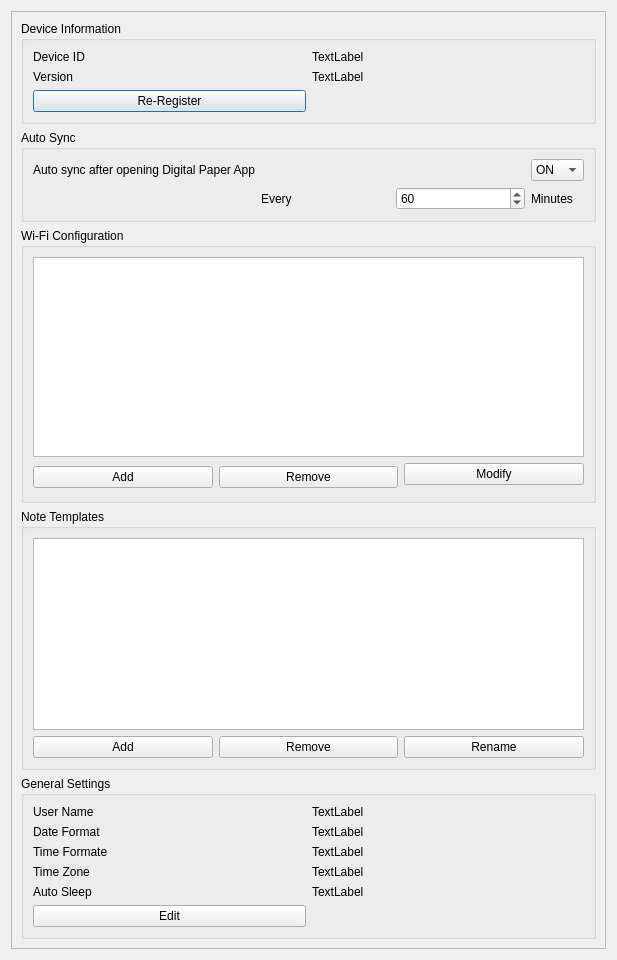
<?xml version="1.0" encoding="UTF-8"?>
<ui version="4.0">
 <class>Dialog</class>
 <widget class="QDialog" name="Dialog">
  <property name="geometry">
   <rect>
    <x>0</x>
    <y>0</y>
    <width>617</width>
    <height>960</height>
   </rect>
  </property>
  <property name="windowTitle">
   <string>Dialog</string>
  </property>
  <property name="windowIcon">
   <iconset resource="../../assets/assets.qrc">
    <normaloff>:/main/icon.png</normaloff>:/main/icon.png</iconset>
  </property>
  <layout class="QGridLayout" name="gridLayout_2">
   <item row="0" column="0">
    <widget class="QScrollArea" name="scrollArea">
     <property name="widgetResizable">
      <bool>true</bool>
     </property>
     <widget class="QWidget" name="scrollAreaWidgetContents">
      <property name="geometry">
       <rect>
        <x>0</x>
        <y>0</y>
        <width>597</width>
        <height>940</height>
       </rect>
      </property>
      <layout class="QGridLayout" name="gridLayout_6">
       <item row="0" column="0" colspan="3">
        <widget class="QGroupBox" name="groupBox">
         <property name="title">
          <string>Device Information</string>
         </property>
         <layout class="QGridLayout" name="gridLayout">
          <item row="0" column="0">
           <widget class="QLabel" name="label">
            <property name="text">
             <string>Device ID</string>
            </property>
           </widget>
          </item>
          <item row="0" column="1">
           <widget class="QLabel" name="label_3">
            <property name="text">
             <string>TextLabel</string>
            </property>
           </widget>
          </item>
          <item row="1" column="0">
           <widget class="QLabel" name="label_2">
            <property name="text">
             <string>Version</string>
            </property>
           </widget>
          </item>
          <item row="1" column="1">
           <widget class="QLabel" name="label_4">
            <property name="text">
             <string>TextLabel</string>
            </property>
           </widget>
          </item>
          <item row="2" column="0">
           <widget class="QPushButton" name="pushButton">
            <property name="text">
             <string>Re-Register</string>
            </property>
           </widget>
          </item>
         </layout>
        </widget>
       </item>
       <item row="1" column="0" colspan="3">
        <widget class="QGroupBox" name="groupBox_2">
         <property name="title">
          <string>Auto Sync</string>
         </property>
         <layout class="QGridLayout" name="gridLayout_7">
          <item row="2" column="5">
           <widget class="QLabel" name="label_15">
            <property name="text">
             <string>Minutes</string>
            </property>
           </widget>
          </item>
          <item row="0" column="3">
           <spacer name="horizontalSpacer">
            <property name="orientation">
             <enum>Qt::Horizontal</enum>
            </property>
            <property name="sizeHint" stdset="0">
             <size>
              <width>40</width>
              <height>20</height>
             </size>
            </property>
           </spacer>
          </item>
          <item row="0" column="5">
           <widget class="QComboBox" name="comboBox">
            <item>
             <property name="text">
              <string>ON</string>
             </property>
            </item>
            <item>
             <property name="text">
              <string>OFF</string>
             </property>
            </item>
           </widget>
          </item>
          <item row="0" column="0" colspan="3">
           <widget class="QLabel" name="label_17">
            <property name="text">
             <string>Auto sync after opening Digital Paper App</string>
            </property>
           </widget>
          </item>
          <item row="0" column="4">
           <spacer name="horizontalSpacer_3">
            <property name="orientation">
             <enum>Qt::Horizontal</enum>
            </property>
            <property name="sizeHint" stdset="0">
             <size>
              <width>40</width>
              <height>20</height>
             </size>
            </property>
           </spacer>
          </item>
          <item row="2" column="4">
           <widget class="QSpinBox" name="spinBox">
            <property name="minimum">
             <number>10</number>
            </property>
            <property name="maximum">
             <number>99</number>
            </property>
            <property name="value">
             <number>60</number>
            </property>
           </widget>
          </item>
          <item row="2" column="3">
           <widget class="QLabel" name="label_16">
            <property name="text">
             <string>Every</string>
            </property>
           </widget>
          </item>
          <item row="2" column="0" colspan="3">
           <spacer name="horizontalSpacer_2">
            <property name="orientation">
             <enum>Qt::Horizontal</enum>
            </property>
            <property name="sizeHint" stdset="0">
             <size>
              <width>40</width>
              <height>20</height>
             </size>
            </property>
           </spacer>
          </item>
         </layout>
        </widget>
       </item>
       <item row="3" column="0" rowspan="2" colspan="3">
        <widget class="QGroupBox" name="groupBox_3">
         <property name="title">
          <string>Note Templates</string>
         </property>
         <layout class="QGridLayout" name="gridLayout_5">
          <item row="0" column="0" colspan="3">
           <widget class="QListView" name="listView"/>
          </item>
          <item row="1" column="0">
           <widget class="QPushButton" name="pushButton_6">
            <property name="text">
             <string>Add</string>
            </property>
           </widget>
          </item>
          <item row="1" column="1">
           <widget class="QPushButton" name="pushButton_7">
            <property name="text">
             <string>Remove</string>
            </property>
           </widget>
          </item>
          <item row="1" column="2">
           <widget class="QPushButton" name="pushButton_8">
            <property name="text">
             <string>Rename</string>
            </property>
           </widget>
          </item>
         </layout>
        </widget>
       </item>
       <item row="2" column="0" colspan="3">
        <widget class="QGroupBox" name="groupBox_4">
         <property name="title">
          <string>Wi-Fi Configuration</string>
         </property>
         <layout class="QGridLayout" name="gridLayout_4">
          <item row="1" column="1" rowspan="2">
           <widget class="QPushButton" name="pushButton_4">
            <property name="text">
             <string>Remove</string>
            </property>
           </widget>
          </item>
          <item row="0" column="0" colspan="3">
           <widget class="QListView" name="listView_2"/>
          </item>
          <item row="1" column="0" rowspan="2">
           <widget class="QPushButton" name="pushButton_3">
            <property name="text">
             <string>Add</string>
            </property>
           </widget>
          </item>
          <item row="1" column="2">
           <widget class="QPushButton" name="pushButton_5">
            <property name="text">
             <string>Modify</string>
            </property>
           </widget>
          </item>
         </layout>
        </widget>
       </item>
       <item row="5" column="0" colspan="3">
        <widget class="QGroupBox" name="groupBox_5">
         <property name="title">
          <string>General Settings</string>
         </property>
         <layout class="QGridLayout" name="gridLayout_3">
          <item row="0" column="0">
           <widget class="QLabel" name="label_5">
            <property name="text">
             <string>User Name</string>
            </property>
           </widget>
          </item>
          <item row="0" column="1">
           <widget class="QLabel" name="label_12">
            <property name="text">
             <string>TextLabel</string>
            </property>
           </widget>
          </item>
          <item row="1" column="0">
           <widget class="QLabel" name="label_6">
            <property name="text">
             <string>Date Format</string>
            </property>
           </widget>
          </item>
          <item row="1" column="1">
           <widget class="QLabel" name="label_10">
            <property name="text">
             <string>TextLabel</string>
            </property>
           </widget>
          </item>
          <item row="2" column="0">
           <widget class="QLabel" name="label_7">
            <property name="text">
             <string>Time Formate</string>
            </property>
           </widget>
          </item>
          <item row="2" column="1">
           <widget class="QLabel" name="label_11">
            <property name="text">
             <string>TextLabel</string>
            </property>
           </widget>
          </item>
          <item row="3" column="0">
           <widget class="QLabel" name="label_8">
            <property name="text">
             <string>Time Zone</string>
            </property>
           </widget>
          </item>
          <item row="3" column="1">
           <widget class="QLabel" name="label_13">
            <property name="text">
             <string>TextLabel</string>
            </property>
           </widget>
          </item>
          <item row="4" column="0">
           <widget class="QLabel" name="label_9">
            <property name="text">
             <string>Auto Sleep</string>
            </property>
           </widget>
          </item>
          <item row="4" column="1">
           <widget class="QLabel" name="label_14">
            <property name="text">
             <string>TextLabel</string>
            </property>
           </widget>
          </item>
          <item row="5" column="0">
           <widget class="QPushButton" name="pushButton_2">
            <property name="text">
             <string>Edit</string>
            </property>
           </widget>
          </item>
         </layout>
        </widget>
       </item>
      </layout>
     </widget>
    </widget>
   </item>
  </layout>
 </widget>
 <resources>
  <include location="../../assets/assets.qrc"/>
 </resources>
 <connections/>
</ui>
